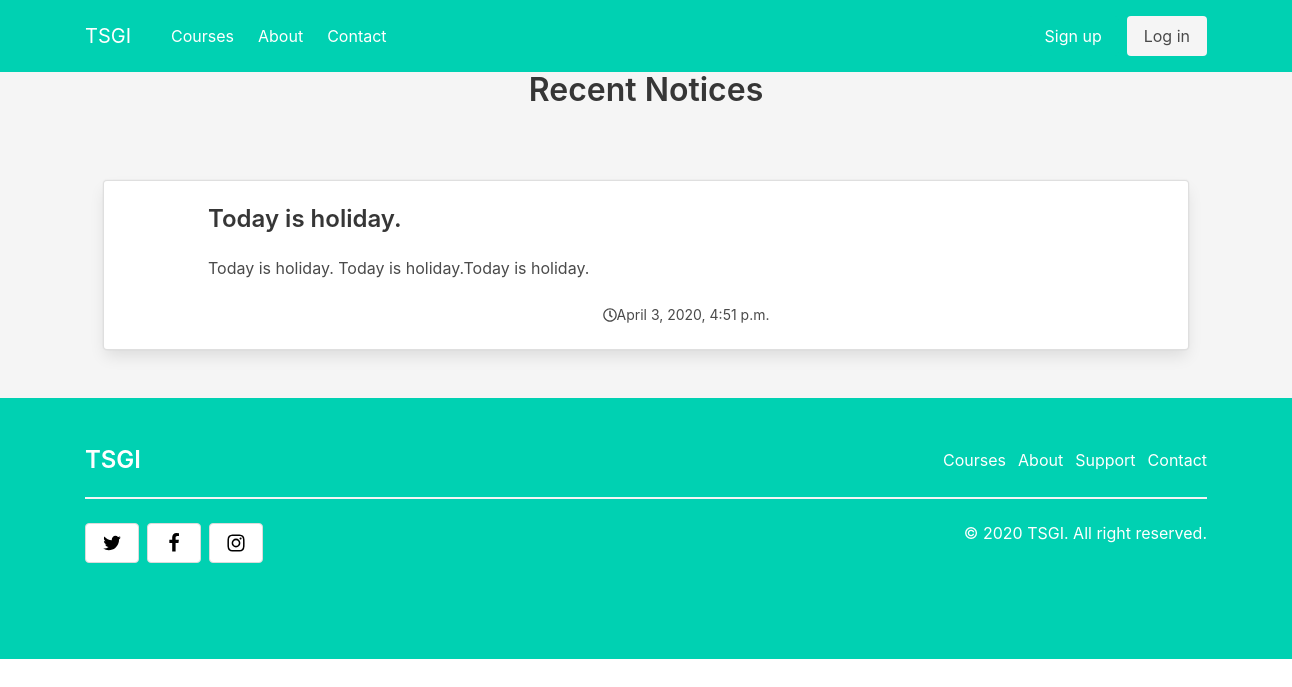
The page /myapp/notice/ on the database its author committed.
### myapp/models.py (models this page shows, shortened)
class Notice(models.Model):
    subject = models.CharField(max_length=100)
    mmsg = models.TextField()
    cr_date = models.DateTimeField(auto_now_add=True)

### myapp/views.py (the view)
# urls.py: path('notice/', views.NoticeListView.as_view()),
class  NoticeListView(ListView):
    model = Notice

### myapp/templates/myapp/notice_list.html
{% extends 'base.html' %}
{% block content %}
<h2 class="title has-text-centered">Recent Notices</h2>
{% for n1 in notice_list %}
<div class="container is-fluid">
	<section class="section">
    	<div class="container">
        	<div class="block">
            	<div class="card block">
            		<div class="card-content">
                		<div class="media">
                  			<div class="media-left">
                    			<figure class="image is-64x64"><img class="is-rounded" src="https://bulma.dev/placeholder/pictures/bg_circle.svg?primary=00d1b2" alt=""></figure>
                  			</div>
                  			<div class="media-content">
			                    <h3 class="title is-4">
                            {{n1.subject}}
			                    </h3>
			                    <p>{{n1.mmsg}}</p><br>
			                    <small style="display: flex; justify-content: center; align-items: center;"><i class="far fa-clock"></i>{{n1.cr_date}}</small>
                 		 	</div>
                		</div>
              		</div>
            	</div>
        	</div>
    	</div>
	</section>
</div>
{% endfor %}
{% endblock %}

### myapp/templates/base.html (style rules this page uses)
body { background-color: #F5F5F5; }

### rows shown on the page
Notice: subject "Today is holiday.", mmsg "Today is holiday. Today is holiday.Today is holiday.", cr_date "April 3, 2020, 4:51 p.m."
